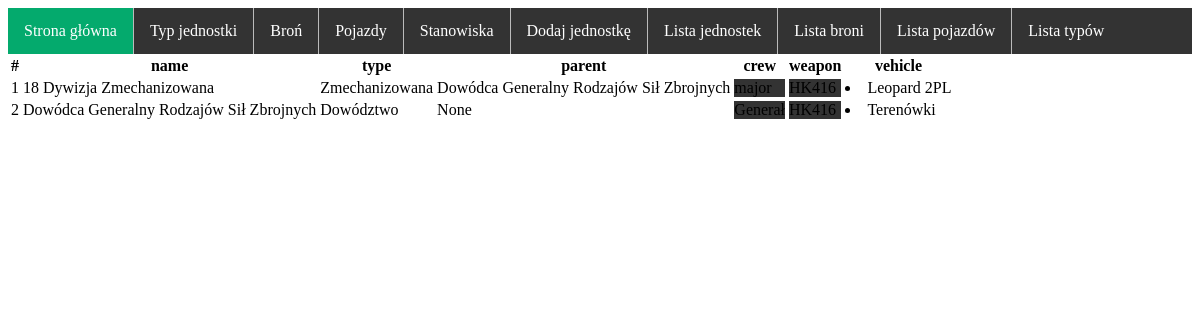
Before: /show_unit/ with the older database file.
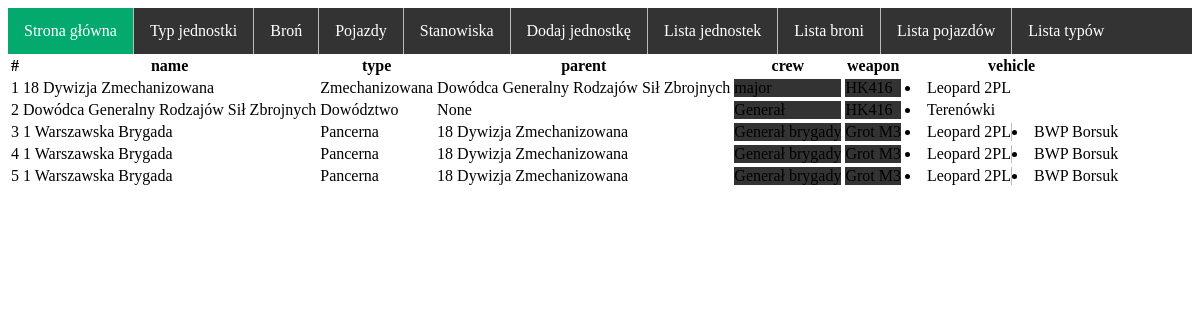
After: the same page with the newer database file.
### military/models.py (models this page shows, shortened)
class Unit(models.Model):
    name = models.CharField(max_length=125)
    type = models.ForeignKey(UnitType,on_delete=models.CASCADE)
    parent = models.ForeignKey('Unit', null=True,on_delete=models.CASCADE,blank=True)
    crew = models.ManyToManyField(Crew)
    weapon=models.ManyToManyField(Weapon)
    vehicle=models.ManyToManyField(Vehicle)
    def __str__(self):
        return self.name

class UnitType(models.Model):
    name = models.CharField(max_length=125)
    def __str__(self):
        return self.name

class Crew(models.Model):
    name = models.CharField(max_length=125)

class Weapon(models.Model):
    name=models.CharField(max_length=125)

class Vehicle(models.Model):
    name=models.CharField(max_length=125)

### military/views.py (the view)
# urls.py: path('show_unit/', views.ShowUnitView.as_view()),
class ShowUnitView(View):
    def get(self,request):
        units=Unit.objects.all()
        return render(request,'unit_list.html', {'units':units})

### templates/unit_list.html (shortened to what this page needs)
{% extends 'base.html' %}
{% block content %}
    <table class="table">
        <tr>
            <th>#</th>
            <th>name</th>
            <th>type</th>
            <th>parent</th>
            <th>crew</th>
            <th>weapon</th>
            <th>vehicle</th>
        </tr>
        {% for unit in units %}
            <tr class="{% cycle 'table-light' 'table-secondary' %}">
                <td>{{ forloop.counter }}</td>
                <td>{{ unit.name }}</td>
                <td>{{ unit.type }}</td>
                <td>{{ unit.parent }}</td>
                <td>
                    <ul>{% for c in unit.crew.all %}
                        <li>{{ c.name }}</li>{% endfor %}</ul>
                </td>
                <td><ul>{% for x in unit.weapon.all %}
                    <li>{{ x.name }}</li>{% endfor %}</ul></td>
                <td>{% for a in unit.vehicle.all %}<li>{{ a.name }}</li>{% endfor %}</td>
            </tr>{% empty %}
            <tr>
                <td colspan="7">brak jednostek</td>
            </tr>
        {% endfor %}
    </table>
{% endblock %}

### templates/base.html (shortened to what this page needs)
<!doctype html>
<html lang="en">
<head>
</head>
<body>
{% include 'navbar.html' %}
{% block content %}
{% endblock %}
</body>
</html>

### templates/navbar.html
<ul>
    <li><a class="active" href="/">Strona główna</a></li>
    <li><a href="/unit_type/">Typ jednostki</a></li>
    <li><a href="/add_weapon/">Broń</a></li>
    <li><a href="/add_vehicle/">Pojazdy</a></li>
    <li><a href="/add_crew/">Stanowiska</a></li>
    <li><a href="/add_unit/">Dodaj jednostkę</a></li>
    <li><a href="/show_unit/">Lista jednostek</a></li>
    <li><a href="/show_weapon/">Lista broni</a> </li>
    <li><a href="/show_vehicle/">Lista pojazdów</a> </li>
    <li><a href="/show_type/">Lista typów</a></li>
</ul>

### templates/style.html (style rules this page uses)
ul { list-style-type: none; margin: 0; padding: 0; overflow: hidden; background-color: #333; }
li { float: left; border-right:1px solid #bbb; }
li:last-child { border-right: none; }
li a { display: block; color: white; text-align: center; padding: 14px 16px; text-decoration: none; }
.active { background-color: #04AA6D; }

Changed rows visible on the page:
added Unit: name "1 Warszawska Brygada", type "Pancerna", parent "18 Dywizja Zmechanizowana", Vehicle (name "Leopard 2PL")
added Crew: name "Generał brygady"
added Weapon: name "Grot M3"
added Vehicle: name "BWP Borsuk"
added Unit: name "1 Warszawska Brygada", type "Pancerna", parent "18 Dywizja Zmechanizowana", Vehicle (name "Leopard 2PL")
added Unit: name "1 Warszawska Brygada", type "Pancerna", parent "18 Dywizja Zmechanizowana", Vehicle (name "Leopard 2PL")
